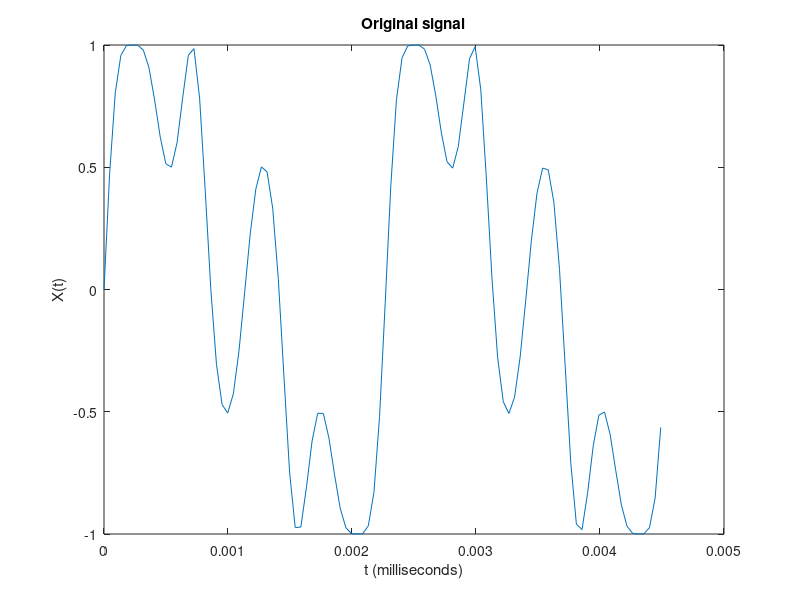
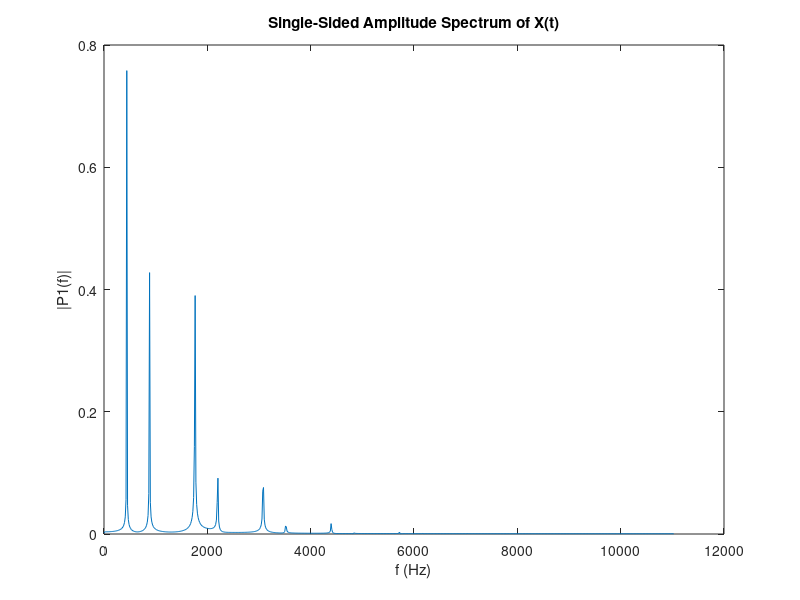

The MATLAB script that drew these images, in order:
Fs = 22050;            % Sampling frequency
T = 1/Fs;             % Sampling period
L = 1500;             % Length of signal
t = (0:L-1)*T;        % Time vector
Fc = 440;             % Carrier frequency
R = 3;                % Ratio
Fm = Fc*R;             % Modulation frequency
I = 1.0;              % Modulation index
X = sin(2*pi*Fc*t + I.*sin(2*pi*Fm*t));

figure (1)
plot(t(1:100),X(1:100))
title('Original signal')
xlabel('t (milliseconds)')
ylabel('X(t)')

Y = fft(X);

P2 = abs(Y/L);
P1 = P2(1:L/2+1);
P1(2:end-1) = 2*P1(2:end-1);

f = Fs*(0:(L/2))/L;

figure (2)
plot(f,P1)
title('Single-Sided Amplitude Spectrum of X(t)')
xlabel('f (Hz)')
ylabel('|P1(f)|')
